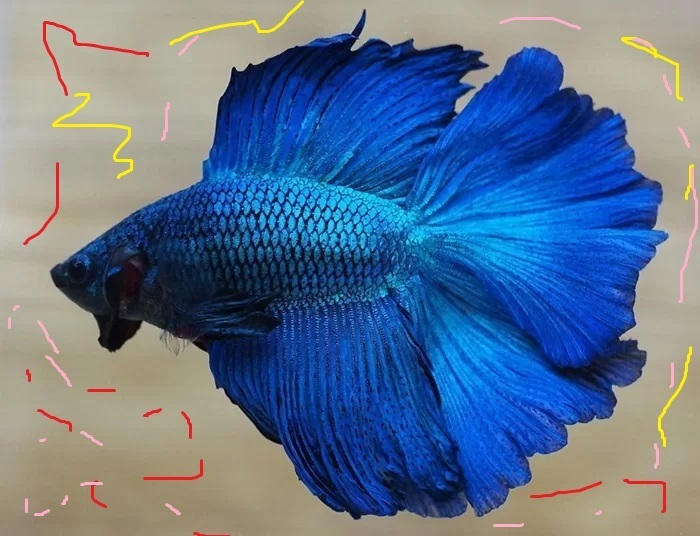
#> input picture data/ca-betta-mau-xanh-duong.jpg, 700 x 536 px, found by its file name
$ python get_fish_hsv.py
#> lines starting #> are read from the running program, lines starting #| are printed output that depends on the picture; after the words box and inside, x2 and y2 are one past the last pixel; in counts of white or black regions, pixels touching at a corner belong together
import cv2 as cv
import numpy as np
## Create transparent background of an object based on color detection
img = cv.imread(r"data\ca-betta-mau-xanh-duong.jpg")
#> img is the input picture: shape (536, 700, 3); mean B, G, R 144.7, 115.1, 92.6
img = cv.resize(img,(600,400))
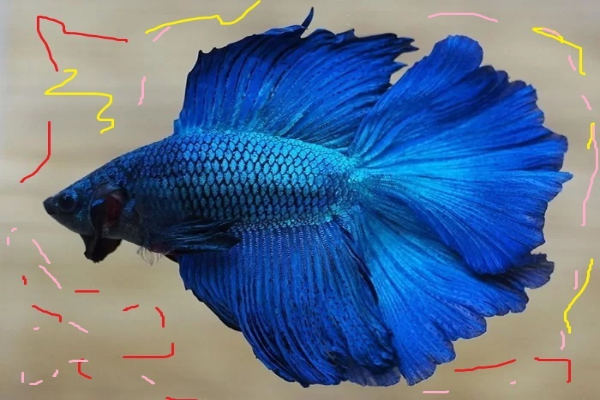
#> img: shape (400, 600, 3); mean B, G, R 144.6, 115, 92.5
hsv = cv.cvtColor(img,cv.COLOR_BGR2HSV)
#> hsv: shape (400, 600, 3); mean H, S, V 68.2, 137.2, 160.4

# [5 lines of commented-out code are left out]

mask = cv.inRange(hsv, np.array([95,0,0]), np.array([130,255,255]))
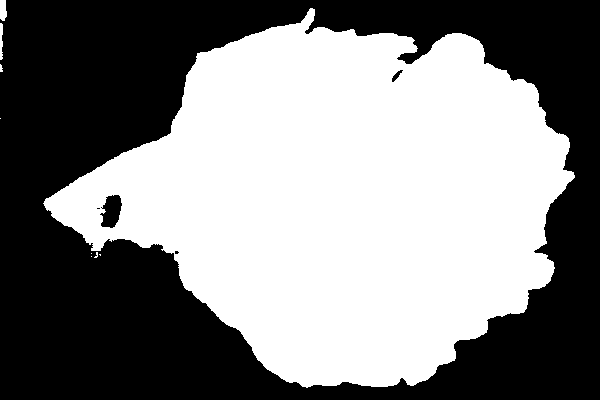
#> mask: shape (400, 600); 51.7% white; 5 black regions (2 under 20 px), largest, box (x1, y1, x2, y2) and area: (0, 0, 600, 400) 115380, (100, 195, 122, 228) 500, (392, 70, 403, 82) 51
res = cv.bitwise_and(img,img,mask=mask)
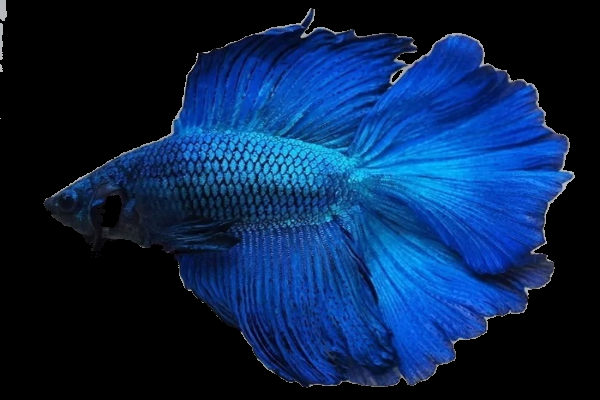
#> res: shape (400, 600, 3); mean B, G, R 76.9, 36.7, 9.1

# [7 lines of commented-out code are left out]
cv.imshow('img',img)
cv.imshow('mask',mask)
cv.imshow('res',res)

cv.imwrite('data/transparent_fish.png', res)
cv.waitKey(0)
cv.destroyAllWindows()

$ run again, with data/130-hinh-nen-may-tinh-4k-7-1024x640.jpg copied over data/ca-betta-mau-xanh-duong.jpg
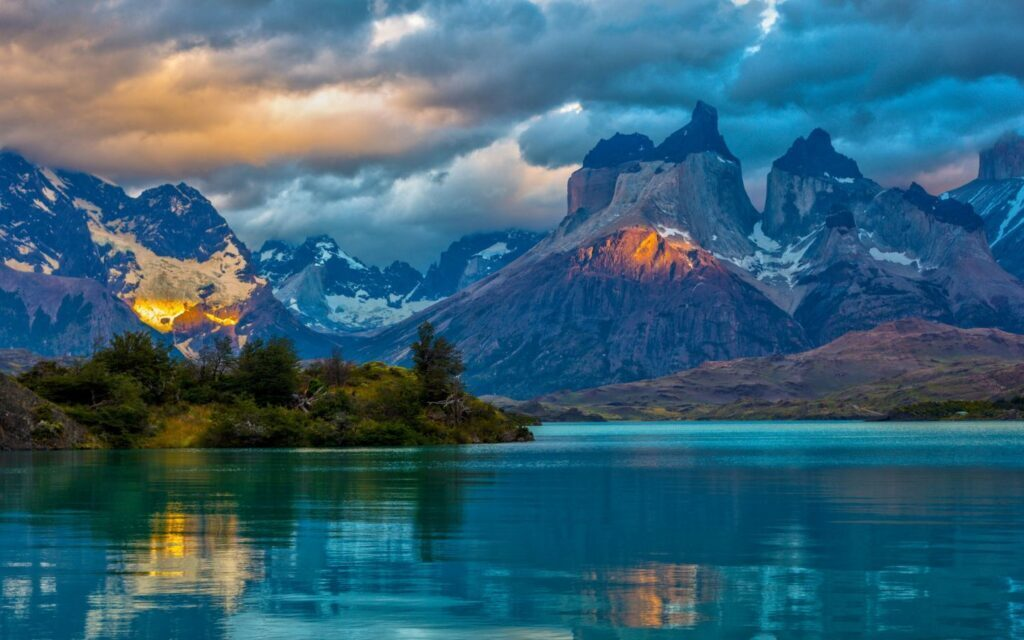
#> input picture data/130-hinh-nen-may-tinh-4k-7-1024x640.jpg, 1024 x 640 px, found by its file name
#> img is the input picture: shape (640, 1024, 3); mean B, G, R 117.1, 98.2, 55.6
#> img: shape (400, 600, 3)
#> hsv: shape (400, 600, 3); mean H, S, V 87.9, 164.2, 125.6
#> `mask = cv.inRange(hsv, np.array([95,0,0]), np.array([130,255,255]))`:
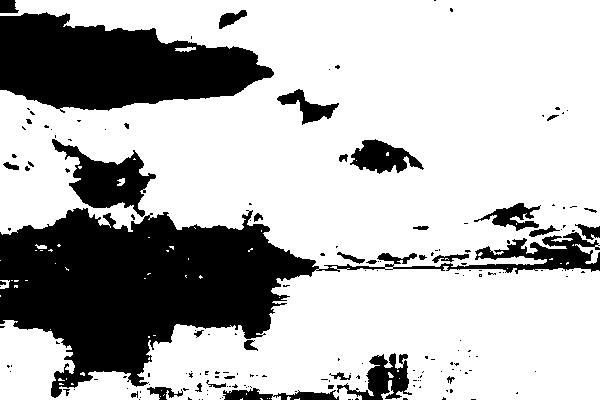
#> mask: shape (400, 600); 72.2% white; 181 black regions (146 under 20 px), largest, box (x1, y1, x2, y2) and area: (0, 208, 600, 398) 37311, (0, 12, 274, 113) 17965, (52, 139, 156, 217) 3421
#> `res = cv.bitwise_and(img,img,mask=mask)`:
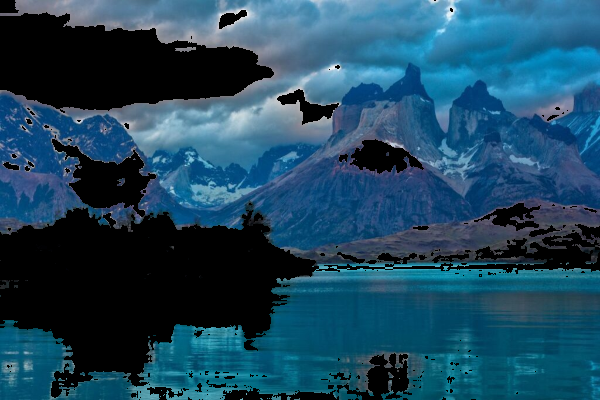
#> res: shape (400, 600, 3); mean B, G, R 95.1, 71.4, 29.3
